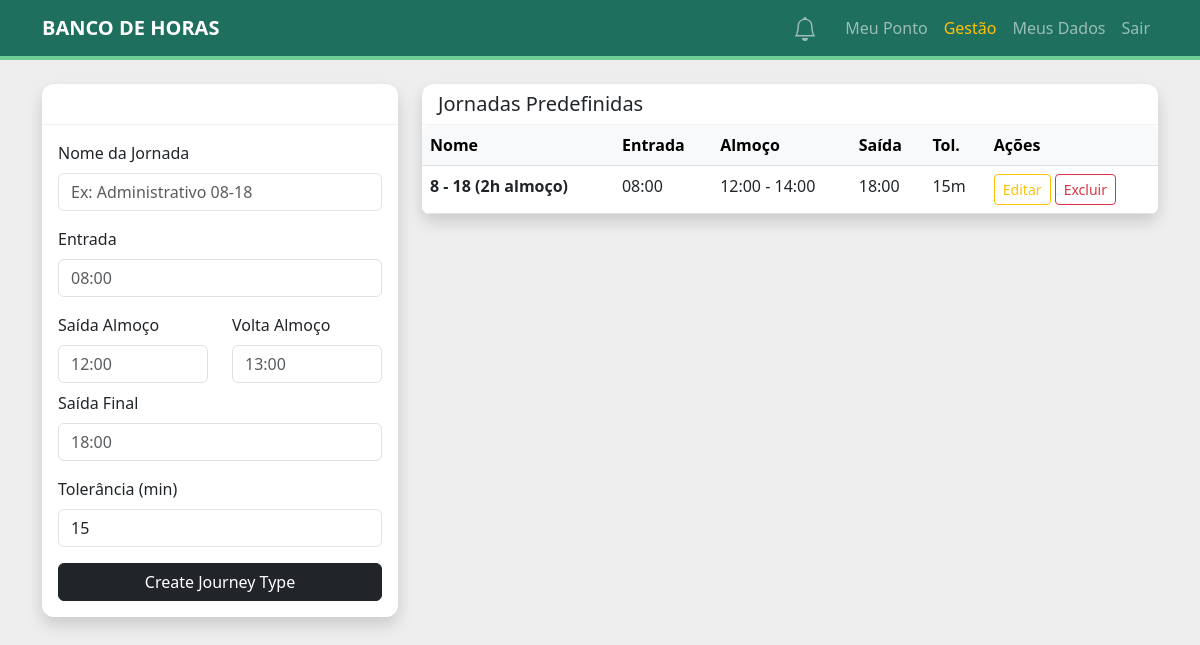
Page /manager/journey-types (signed in) on the earlier database version.
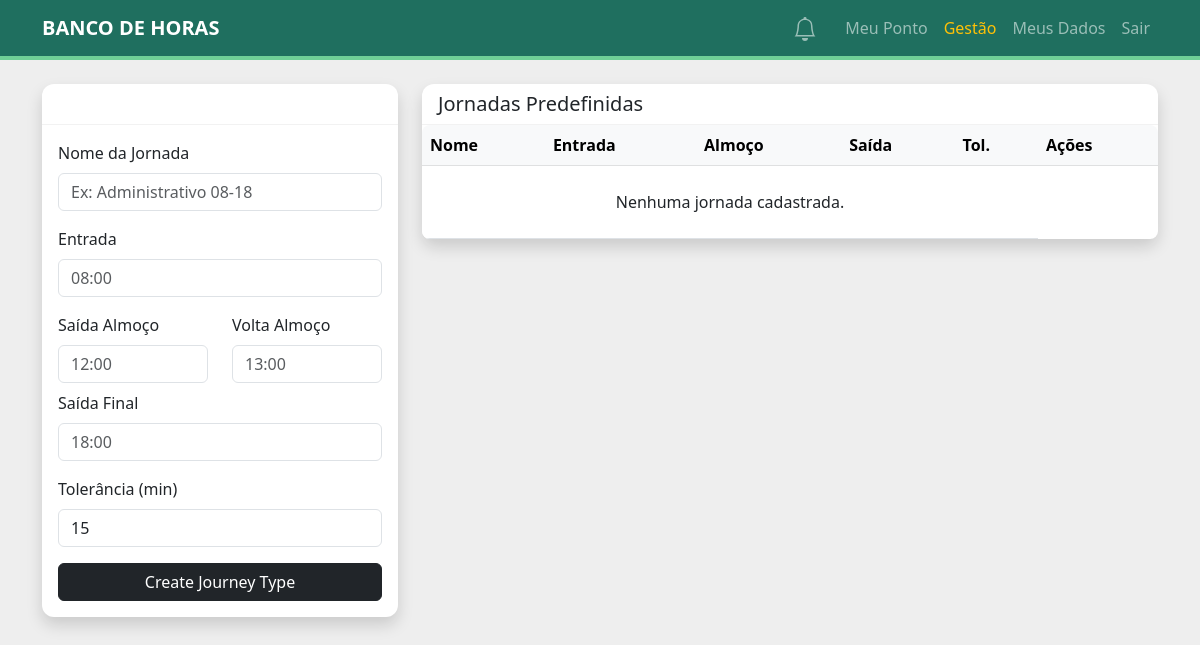
Same page on the later database version.
### src/domain/model.py (models this page shows)
@dataclass
class JourneyType:
    name: str
    expected_arrival: time
    expected_lunch_start: time
    expected_lunch_end: time
    expected_departure: time
    tolerance_minutes: int = 15
    journey_id: Optional[int] = None

### src/entrypoints/flask_app.py (the view, shortened to what this page needs)
@app.route("/manager/journey-types", methods=["GET", "POST"])
@login_required
def manage_journeys():
    if current_user.role not in ["manager", "admin"]:
        flash("Unauthorized", "danger")
        return redirect(url_for("dashboard"))
    uow = SqlAlchemyUnitOfWork()
    form = JourneyTypeForm()
    with uow:
        journeys = services.list_journey_types(uow)
        return render_template("manage_journeys.html", form=form, journeys=journeys)

### src/entrypoints/forms.py
class JourneyTypeForm(FlaskForm):
    name = StringField("Journey Name", validators=[DataRequired()])
    arrival = StringField("Expected Arrival (HH:MM)", validators=[DataRequired()])
    lunch_start = StringField("Lunch Start (HH:MM)", validators=[DataRequired()])
    lunch_end = StringField("Lunch End (HH:MM)", validators=[DataRequired()])
    departure = StringField("Expected Departure (HH:MM)", validators=[DataRequired()])
    tolerance = StringField("Tolerance (minutes)", default="15", validators=[DataRequired()])
    submit = SubmitField("Create Journey Type")

### src/adapters/repository.py (called while the page is built)
    def get_user_by_id(self, user_id: int) -> Optional[User]:
        return self.session.query(User).filter_by(user_id=user_id).first()

### src/domain/model.py (called while the page is built)
    def is_complete(self) -> bool:
        return all([
            self.registration_number,
            self.cpf,
            self.department,
            self.position,
            self.secretariat,
            self.full_name
        ])

    @property
    def is_profile_complete(self) -> bool:
        return self.profile.is_complete()

    @property
    def unread_notifications_count(self) -> int:
        return sum(1 for n in self.notifications if not n.is_read)

### src/entrypoints/flask_app.py (called while the page is built)
@login_manager.user_loader
def load_user(user_id):
    uow = SqlAlchemyUnitOfWork()
    with uow:
        user = uow.users.get_user_by_id(int(user_id))
        if user:
            return AuthenticatedUser(user)
    return None

@app.context_processor
def inject_notifications():
    if current_user.is_authenticated:
        uow = SqlAlchemyUnitOfWork()
        with uow:
            user = uow.users.get_user_by_id(current_user.id)
            if user:
                return {
                    "user_notifs": user.notifications[:20],
                    "user_notifs_count": user.unread_notifications_count
                }
    return {"user_notifs": [], "user_notifs_count": 0}

### src/service_layer/services.py (called while the page is built)
def list_journey_types(uow: AbstractUnitOfWork) -> List[JourneyType]:
    with uow:
        return uow.session.query(JourneyType).all()

### src/service_layer/unit_of_work.py (called while the page is built)
    def __enter__(self):
        return self

    def __exit__(self, *args):
        self.rollback()

    def __enter__(self):
        if self._nested_count == 0:
            self.session: Session = self.session_factory()
            self.users = SqlAlchemyRepository(self.session)
        self._nested_count += 1
        return super().__enter__()

    def rollback(self):
        self.session.rollback()

### src/entrypoints/templates/manage_journeys.html (shortened to what this page needs)
{% extends "base.html" %}
{% block content %}
<div class="row">
    <div class="col-md-4">
        <div class="card shadow">
            <div class="card-header bg-dark text-white">
                <h5 class="mb-0">Novo Tipo de Jornada</h5>
            </div>
            <div class="card-body">
                <form method="POST">
                    <div class="mb-3">
                        <label class="form-label">Nome da Jornada</label>
                        {{ form.name(class="form-control", placeholder="Ex: Administrativo 08-18") }}
                    </div>
                    <div class="mb-3">
                        <label class="form-label">Entrada</label>
                        {{ form.arrival(class="form-control", placeholder="08:00") }}
                    </div>
                    <div class="mb-2 row">
                        <div class="col">
                            <label class="form-label">Saída Almoço</label>
                            {{ form.lunch_start(class="form-control", placeholder="12:00") }}
                        </div>
                        <div class="col">
                            <label class="form-label">Volta Almoço</label>
                            {{ form.lunch_end(class="form-control", placeholder="13:00") }}
                        </div>
                    </div>
                    <div class="mb-3">
                        <label class="form-label">Saída Final</label>
                        {{ form.departure(class="form-control", placeholder="18:00") }}
                    </div>
                    <div class="mb-3">
                        <label class="form-label">Tolerância (min)</label>
                        {{ form.tolerance(class="form-control") }}
                    </div>
                    <div class="d-grid">
                        {{ form.submit(class="btn btn-dark") }}
                    </div>
                </form>
            </div>
        </div>
    </div>
    <div class="col-md-8">
        <div class="card shadow">
            <div class="card-header bg-white">
                <h5 class="mb-0">Jornadas Predefinidas</h5>
            </div>
            <div class="card-body p-0">
                <table class="table table-hover mb-0">
                    <thead class="table-light">
                        <tr>
                            <th>Nome</th>
                            <th>Entrada</th>
                            <th>Almoço</th>
                            <th>Saída</th>
                            <th>Tol.</th>
                            <th>Ações</th>
                        </tr>
                    </thead>
                    <tbody>
                        {% for j in journeys %}
                        <tr>
                            <td><strong>{{ j.name }}</strong></td>
                            <td>{{ j.expected_arrival.strftime('%H:%M') }}</td>
                            <td>{{ j.expected_lunch_start.strftime('%H:%M') }} - {{ j.expected_lunch_end.strftime('%H:%M') }}</td>
                            <td>{{ j.expected_departure.strftime('%H:%M') }}</td>
                            <td>{{ j.tolerance_minutes }}m</td>
                            <td>
                                <a href="{{ url_for('edit_journey', journey_id=j.journey_id) }}" class="btn btn-sm btn-outline-warning">Editar</a>
                                <form action="{{ url_for('delete_journey', journey_id=j.journey_id) }}" method="POST" class="d-inline">
                                    <button type="submit" class="btn btn-sm btn-outline-danger" onclick="return confirm('Excluir este template de jornada?')">Excluir</button>
                                </form>
                            </td>
                        </tr>
                        {% else %}
                        <tr><td colspan="5" class="text-center py-4">Nenhuma jornada cadastrada.</td></tr>
                        {% endfor %}
                    </tbody>
                </table>
            </div>
        </div>
    </div>
</div>
{% endblock %}

### src/entrypoints/templates/base.html (shortened to what this page needs)
<!DOCTYPE html>
<html lang="pt-br">
<head>
    <link href="https://cdn.jsdelivr.net/npm/bootstrap@5.3.0/dist/css/bootstrap.min.css" rel="stylesheet">
    <link rel="stylesheet" href="{{ url_for('static', filename='style.css') }}">
</head>
<body>
    <nav class="navbar navbar-expand-lg navbar-dark mb-4">
        <div class="container">
            <a class="navbar-brand fw-bold" href="{{ url_for('index') }}">BANCO DE HORAS</a>
            <div class="collapse navbar-collapse" id="navbarNav">
                <div class="navbar-nav ms-auto align-items-center">
                    {% if current_user.is_authenticated %}
                        <div class="nav-item dropdown me-3">
                            <a class="nav-link position-relative p-1" href="#" id="notifDropdown" role="button" data-bs-toggle="modal" data-bs-target="#notifModal" onclick="markRead()">
                            </a>
                        </div>
                        <a class="nav-link" href="{{ url_for('dashboard') }}">Meu Ponto</a>
                        {% if current_user.role in ['manager', 'admin'] %}
                            <a class="nav-link text-warning" href="{{ url_for('management_panel') }}">Gestão</a>
                        {% endif %}
                        <a class="nav-link" href="{{ url_for('profile') }}">Meus Dados</a>
                        <a class="nav-link" href="{{ url_for('logout') }}">Sair</a>
                    {% else %}
                        <a class="nav-link" href="{{ url_for('login') }}">Login</a>
                    {% endif %}
                </div>
            </div>
        </div>
    </nav>
    <div class="container">
        {% block content %}{% endblock %}
    </div>
</body>
</html>

### src/entrypoints/static/style.css (style rules this page uses)
:root { --bg-color: #EEEEEE; --primary-mint: #6FCF97; --secondary-teal: #2FA084; --dark-accent: #1F6F5F; --text-dark: #333333; --white: #ffffff; }
body { background-color: var(--bg-color); color: var(--text-dark); font-family: 'Segoe UI', Tahoma, Geneva, Verdana, sans-serif; }
.navbar { background-color: var(--dark-accent) !important; border-bottom: 4px solid var(--primary-mint); }
.card { border: none; border-radius: 12px; background-color: var(--white); transition: transform 0.2s; }
.card-header { background-color: transparent !important; border-bottom: 1px solid rgba(0,0,0,0.05); font-weight: 600; }
.table { background-color: var(--white); border-radius: 8px; overflow: hidden; }

Differences in the rows shown:
removed JourneyType: name "8 - 18 (2h almoço)", expected_arrival "08:00", expected_lunch_start "12:00", expected_lunch_end "14:00", expected_departure "18:00", tolerance_minutes "15"
Other differences:
text now shown: "Nenhuma jornada cadastrada."
